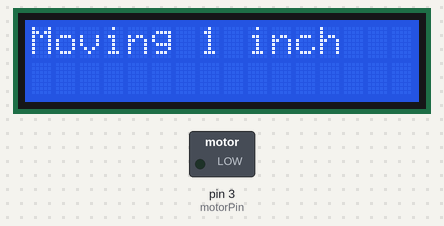
Bench run of a sketch on a simulated Arduino Uno, built with avr-gcc and run on an emulated ATmega328P. Shown: 16×2 character LCD, switched loads named in the sketch (green lamp = pin HIGH).

Above: at 2.3 s.
At 6.2 s:
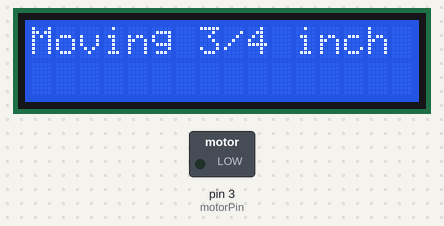
At 9.2 s:
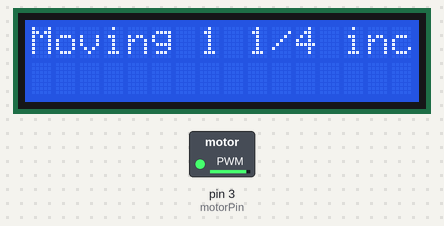
At 10.5 s:
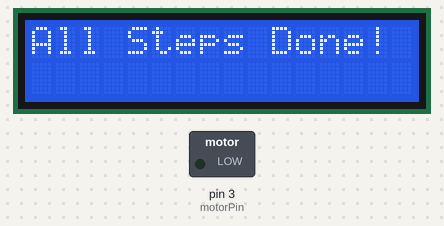
Timing chart, 0 to 12.0 s (numbered marks = the images above):
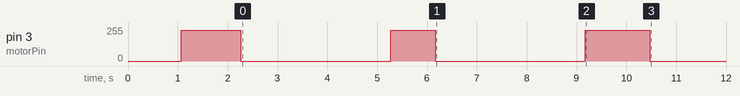

Measured:
- what the display in image 0 shows lasts 4.2 s, from 1.1 s to 5.3 s
- what the display in image 1 shows lasts 3.9 s, from 5.3 s to 9.2 s
- what the display in image 2 shows lasts 1.3 s, from 9.2 s to 10.5 s

The sketch:

lab5.ino
```cpp
/*  lab5 Zhibo Wang
Linear Motion Control
 */

#include <LiquidCrystal.h>

LiquidCrystal lcd(8, 9, 10, 11, 12, 13);

const int motorPin = 3;
const int maxPWM = 255;
const int adjPWM = 230;

void setup()
{
    Serial.begin(9600);
    lcd.begin(16, 2);
    pinMode(motorPin, OUTPUT);

    delay(1000);

    motionControl();
}

void loop()
{
}

void motionControl()
{

    lcd.print("Moving 1 inch");
    // analogWrite(motorPin, maxPWM); // torque initializer
    // delay(150);
    analogWrite(motorPin, adjPWM);
    delay(1200);
    analogWrite(motorPin, 0);
    delay(3000);

    lcd.clear();
    lcd.print("Moving 3/4 inch");
    // analogWrite(motorPin, maxPWM); // torque initializer
    // delay(150);
    analogWrite(motorPin, adjPWM);
    delay(900);
    analogWrite(motorPin, 0);
    delay(3000);

    lcd.clear();
    lcd.print("Moving 1 1/4 inch");
    // analogWrite(motorPin, maxPWM); // torque initializer
    // delay(50);
    analogWrite(motorPin, adjPWM);
    delay(1300);
    analogWrite(motorPin, 0);

    lcd.clear();
    lcd.print("All Steps Done!");
}
```
